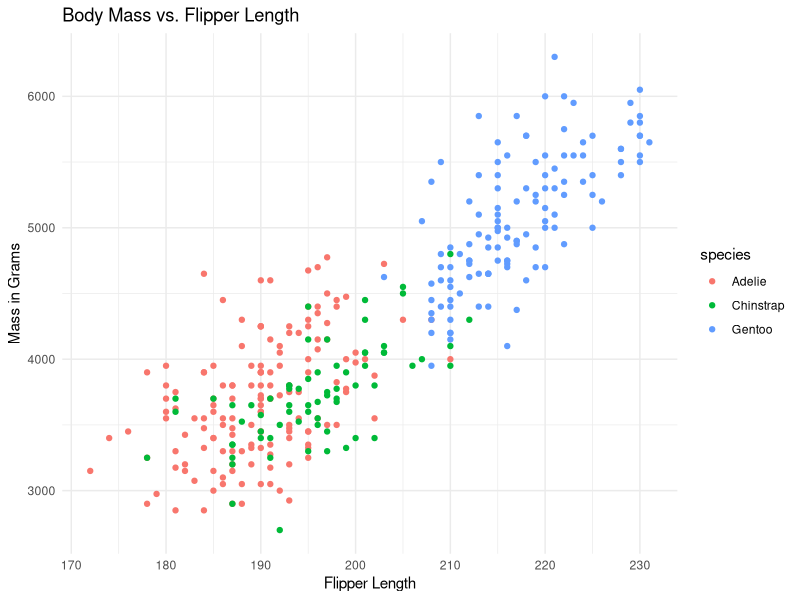
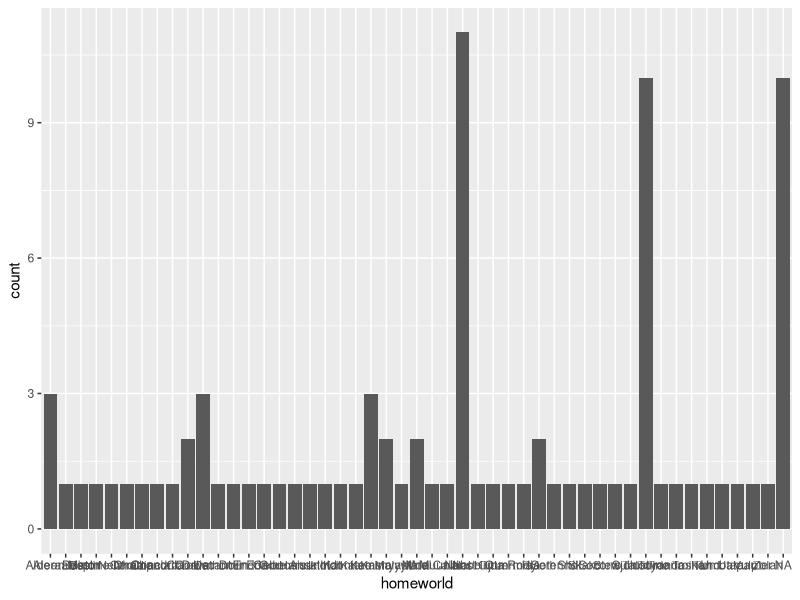

These charts were generated, in order, by the following R code:
## ---- chunk 1
#| label: packages
library(tidyverse)
## ---- chunk 2
#| label: test plot
#| warning: false
penguins %>% 
  ggplot(aes(x = flipper_len, y = body_mass, color = species)) + 
  geom_point() + 
  theme_minimal() + 
  labs(x = "Flipper Length",
       y = "Mass in Grams",
       title = "Body Mass vs. Flipper Length")


## ---- chunk 3
starwars %>% 
  slice_sample(n = 10) %>% 
  select(name, birth_year, sex, homeworld)

starwars %>% ggplot(aes(x = homeworld)) + 
  geom_bar()
